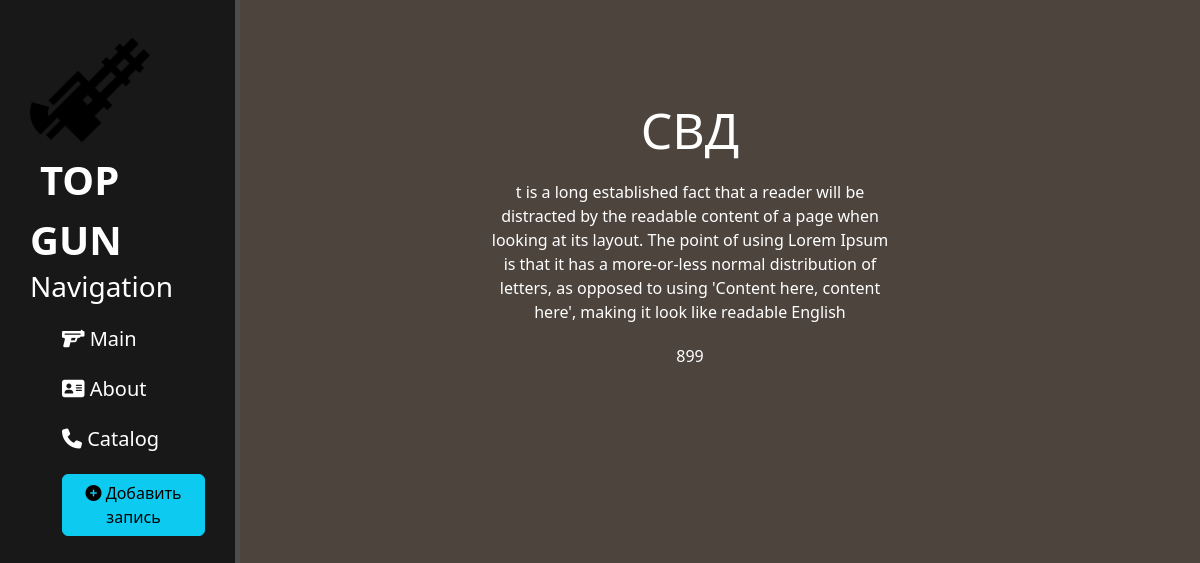
Screenshot of /catalog/5 with the database file from the repository.
### catalog/models.py (models this page shows, shortened)
class Catalog(models.Model):
    title = models.CharField('Name', max_length=50)
    description = models.TextField('description')
    price = models.IntegerField()

### catalog/views.py (the view)
# urls.py: path('<int:pk>', views.CatalogDetailView.as_view(), name='catalog-detail'),
class CatalogDetailView(DetailView):
    model = Catalog
    template_name = 'catalog/details_view.html'
    context_object_name = 'article'

### catalog/templates/catalog/details_view.html (shortened to what this page needs)
{% extends 'main/layout.html'%}
{% block content %}
    <div class="features" >
        <h1>{{ article.title }}</h1>
        <p>{{ article.description }}</p>
        <p>{{ article.price }}</p>
    </div>
{% endblock %}

### main/static/main/css/main2.css (style rules this page uses)
body { background: #4c443d; }
main .features { float: left; color: #fff; margin-top: 100px; text-align: center; width: 75%; }
main .features h1 { font-size: 50px; }
main .features p { max-width: 400px; margin: 20px auto }

### rows the page displays
Catalog: title "СВД", description "t is a long established fact that a reader will be distracted by the readable content of a page when looking at its layout. The point of using Lorem Ipsum is that it has a more-or-less normal distribution of letters, as opposed to using 'Content here, content here', making it look like readable English", price "899"
